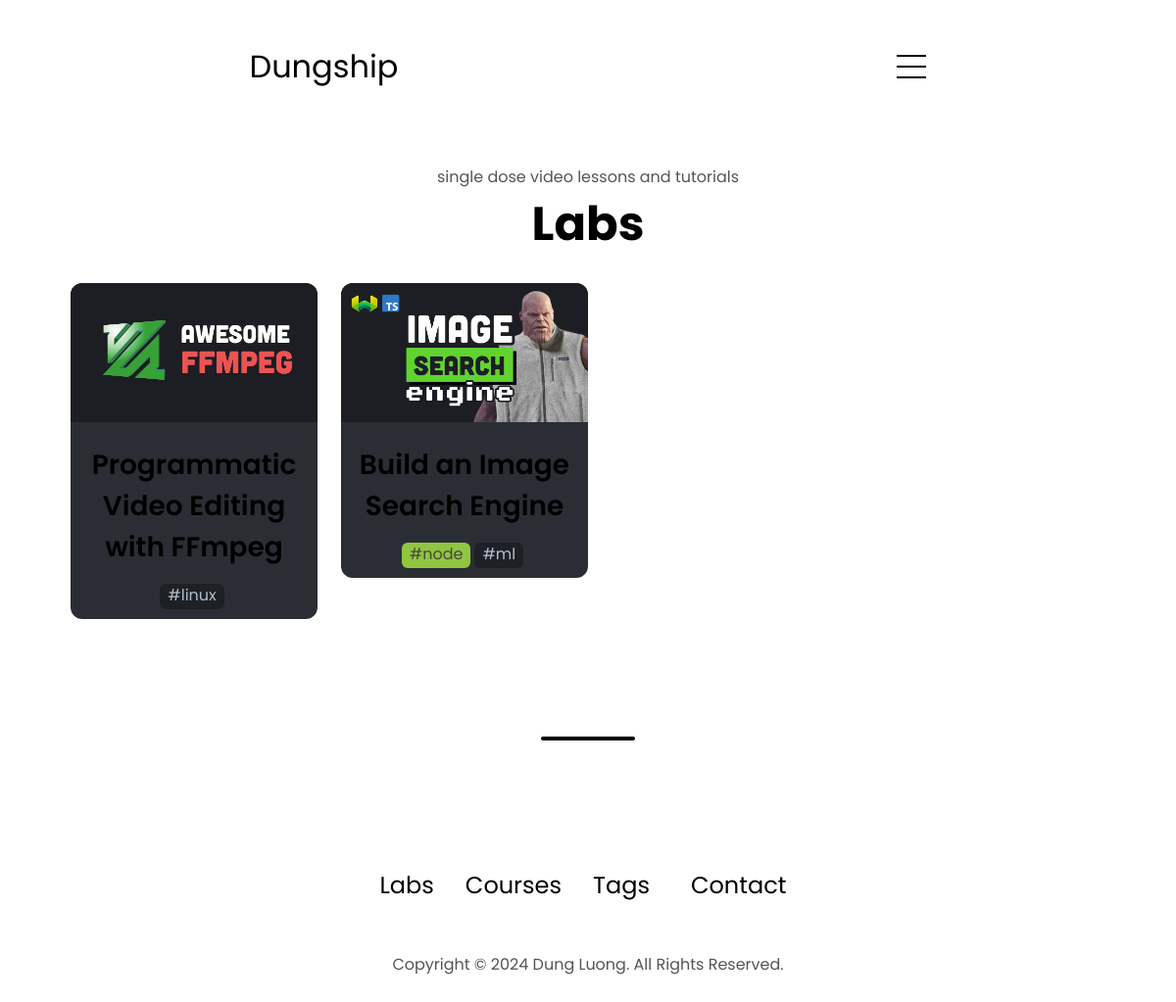
The app's page /labs/ with its own data.
### home/models.py (models this page shows, shortened)
class Labs(models.Model):
    lab_slug = models.SlugField(max_length=1000, unique=True)
    lab_title = models.CharField(max_length=1000)
    lab_sub_title = models.TextField(blank=True, null=True)
    lab_image = models.ImageField(upload_to='labs_images/', blank=True, null=True)
    lab_tags = models.ManyToManyField(Tags, related_name='labs_tags')
    lab_youtube_id = models.CharField(max_length=1000, blank=True, null=True)
    lab_content = MDTextField()
    date = models.DateTimeField(auto_now_add=True, null=True)

class Tags(models.Model):
    tag_slug = models.SlugField(max_length=200, unique=True)
    tag_text_color = models.CharField(max_length=200, null=True, blank=True)
    tag_background_color = models.CharField(max_length=200, null=True, blank=True)
    date = models.DateTimeField(auto_now_add=True, null=True)
    def __str__(self):
        return self.tag_slug

### home/views.py (the view)
# urls.py: path('labs/', labs, name='labs'),
def labs(request):
    data = {
        'tag':Tags.objects.all().order_by('-tag_slug'),
        'lab':Labs.objects.all().order_by('-date'),
    }
    return render(request, 'home/lab/labs.html', data)

### templates/home/lab/labs.html (shortened to what this page needs)
{% extends "../../base.html" %}
{% load static %}
{% block content %}
<section id="projects">
    <p class="section__text__p1">single dose video lessons and tutorials</p>
    <h1 class="title">Labs</h1>
    <div class="container-fluid mt-4">
        <div class="row">
            {% for i in lab %}
            <div class="col-md-3 mb-4" onclick="location.href='{% url 'lab_page' i.lab_slug%}'" style="cursor: pointer;">
                <div class="outer-most">
                    <img {% if i.lab_image %} src="{{i.lab_image.url}}" {% else %} src="{% static 'assets/default-cover.webp' %}" {% endif %} width="100%" alt="Project 3" class="course-img" style="border-radius: 12px 12px 0 0;" />
                    <h2 class="experience-sub-title project-title" style="text-align: center;">{{i.lab_title}}</h2>
                    <div class="d-flex flex-wrap justify-content-center">
                        {% for tag in i.lab_tags.all %}
                        <span class="tag" style="color: {{tag.tag_text_color}}!important;
            background-color: {{tag.tag_background_color}}!important;">#{{tag}}</span>
                        {% endfor %}
                    </div>
                </div>
            </div>
            {% endfor %}
        </div>
</section>
<div class="divider"></div>
<link rel="stylesheet" href="{% static 'bootstrap-5.3.3-dist/css/bootstrap-grid.min.css' %}">
{% endblock %}

### static/css/style.css (style rules this page uses)
:root { --primary-color: white; --primary-color-2: rgb(250, 250, 250); --primary-color-3: rgb(181, 181, 181); --background: none --background-color: rgb(255, 255, 255); --secondary-color: black; --secondary-color-2: rgb(85, 85, 85); --button-background: rgb(53, 53, 53); --button-text-hover: grey; --button-border: rgb(53, 53, 53) 0.1rem solid; --button-border-2: rgb(255, 255, 255) 0.1rem solid; --container-border: rgb(163, 163, 163); }
* { margin: 0; padding: 0; }
.divider { background-color: var(--secondary-color); text-align: center; margin-top: 6rem; margin-bottom: 5rem; margin-left: auto; margin-right: auto; border-radius: 999px; width: 6rem; height: 0.25rem; }
.outer-most { background-color: #2A2E34; padding-bottom: 10px; border-radius: 12px; }
.tag { margin-right: .25rem; display: inline-block; border-radius: .375rem; border-style: none; --tw-bg-opacity: .3; background-color: rgb(0 0 0 / var(--tw-bg-opacity)); padding: .25rem .5rem .375rem; font-size: 1rem; line-height: 1rem; --tw-text-opacity: 1; color: rgb(178 190 205 / var(--tw-text-opacity)); }
h2 { color: var(--secondary-color); }
h1 { color: var(--secondary-color); }
body { font-family: "Poppins", sans-serif; background-color: var(--background-color); background: var(--background); background-attachment: fixed; }
html { scroll-behavior: smooth; }
p { color: var(--secondary-color-2); }
section { padding-top: 4vh; height: 96vh; margin: 0 10rem; box-sizing: border-box; min-height: fit-content; }
.section__text__p1 { text-align: center; }
.title { color: var(--secondary-color); font-size: 3rem; text-align: center; }
.experience-sub-title { color: var(--secondary-color); font-weight: 600; font-size: 1.75rem; margin-bottom: 2rem; }
.project-title { margin: 1rem; color: var(--secondary-color); }

### static/css/mediaqueries.css (style rules this page uses)
@media screen and (max-width: 1200px) { section, .section-container { height: fit-content; } }
@media screen and (max-width: 1200px) { section { margin: 0 5%; } }

### templates/home/lab/labs.html (style rules this page uses)
.col-md-3 { transition: all .2s ease-in-out; }
section { height: 100% !important; }

### records on screen
Labs: lab_image (picture), lab_title "Programmatic Video Editing with FFmpeg"
Tags: tag_slug "linux"
Labs: lab_image (picture), lab_title "Build an Image Search Engine"
Tags: tag_slug "node"
Tags: tag_slug "ml"
